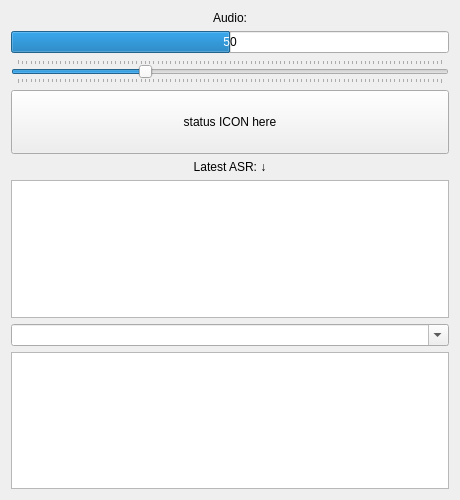
<?xml version="1.0" encoding="UTF-8"?>
<ui version="4.0">
 <class>clf_speech</class>
 <widget class="QWidget" name="clf_speech">
  <property name="geometry">
   <rect>
    <x>0</x>
    <y>0</y>
    <width>460</width>
    <height>500</height>
   </rect>
  </property>
  <property name="sizePolicy">
   <sizepolicy hsizetype="MinimumExpanding" vsizetype="Preferred">
    <horstretch>0</horstretch>
    <verstretch>0</verstretch>
   </sizepolicy>
  </property>
  <property name="windowTitle">
   <string>CLF Speech</string>
  </property>
  <layout class="QVBoxLayout" name="verticalLayout">
   <item>
    <widget class="QLabel" name="label_0">
     <property name="toolTip">
      <string>&lt;html&gt;&lt;head/&gt;&lt;body&gt;&lt;p&gt;&lt;span style=&quot; font-weight:600;&quot;&gt;controller manager&lt;/span&gt; namespace. It is assumed that the &lt;span style=&quot; font-weight:600;&quot;&gt;robot_description&lt;/span&gt; parameter also lives in the same namesapce.&lt;/p&gt;&lt;/body&gt;&lt;/html&gt;</string>
     </property>
     <property name="text">
      <string>Audio:</string>
     </property>
     <property name="alignment">
      <set>Qt::AlignCenter</set>
     </property>
    </widget>
   </item>
   <item>
    <widget class="QProgressBar" name="audio_bar">
     <property name="maximum">
      <number>100</number>
     </property>
     <property name="value">
      <number>50</number>
     </property>
     <property name="textVisible">
      <bool>true</bool>
     </property>
     <property name="format">
      <string>%p</string>
     </property>
    </widget>
   </item>
   <item>
    <widget class="QSlider" name="audio_slider">
     <property name="maximum">
      <number>100</number>
     </property>
     <property name="value">
      <number>30</number>
     </property>
     <property name="orientation">
      <enum>Qt::Horizontal</enum>
     </property>
     <property name="tickPosition">
      <enum>QSlider::TicksBothSides</enum>
     </property>
    </widget>
   </item>
   <item>
    <layout class="QHBoxLayout" name="horizontalLayout">
     <property name="bottomMargin">
      <number>0</number>
     </property>
     <item>
      <widget class="QToolButton" name="enabled_button">
       <property name="sizePolicy">
        <sizepolicy hsizetype="MinimumExpanding" vsizetype="MinimumExpanding">
         <horstretch>0</horstretch>
         <verstretch>0</verstretch>
        </sizepolicy>
       </property>
       <property name="minimumSize">
        <size>
         <width>0</width>
         <height>64</height>
        </size>
       </property>
       <property name="maximumSize">
        <size>
         <width>16777215</width>
         <height>64</height>
        </size>
       </property>
       <property name="text">
        <string>status ICON here</string>
       </property>
       <property name="iconSize">
        <size>
         <width>56</width>
         <height>56</height>
        </size>
       </property>
      </widget>
     </item>
    </layout>
   </item>
   <item>
    <widget class="QLabel" name="label_2">
     <property name="text">
      <string>Latest ASR: ↓</string>
     </property>
     <property name="alignment">
      <set>Qt::AlignCenter</set>
     </property>
    </widget>
   </item>
   <item>
    <widget class="ChatListView" name="chat">
     <property name="sizePolicy">
      <sizepolicy hsizetype="Expanding" vsizetype="Expanding">
       <horstretch>0</horstretch>
       <verstretch>1</verstretch>
      </sizepolicy>
     </property>
     <property name="editTriggers">
      <set>QAbstractItemView::NoEditTriggers</set>
     </property>
     <property name="alternatingRowColors">
      <bool>false</bool>
     </property>
     <property name="selectionMode">
      <enum>QAbstractItemView::NoSelection</enum>
     </property>
    </widget>
   </item>
   <item>
    <widget class="QComboBox" name="text_input">
     <property name="editable">
      <bool>true</bool>
     </property>
     <property name="placeholderText">
      <string>Send text to recognition...</string>
     </property>
    </widget>
   </item>
   <item>
    <widget class="QTableView" name="nlu_table">
     <property name="sizePolicy">
      <sizepolicy hsizetype="Expanding" vsizetype="Expanding">
       <horstretch>0</horstretch>
       <verstretch>1</verstretch>
      </sizepolicy>
     </property>
     <property name="editTriggers">
      <set>QAbstractItemView::NoEditTriggers</set>
     </property>
     <property name="dragDropOverwriteMode">
      <bool>false</bool>
     </property>
     <property name="alternatingRowColors">
      <bool>true</bool>
     </property>
     <property name="selectionMode">
      <enum>QAbstractItemView::NoSelection</enum>
     </property>
     <property name="showGrid">
      <bool>false</bool>
     </property>
     <property name="cornerButtonEnabled">
      <bool>false</bool>
     </property>
    </widget>
   </item>
  </layout>
 </widget>
 <customwidgets>
  <customwidget>
   <class>ChatListView</class>
   <extends>QListView</extends>
   <header>clf_speech_rqt.widgets</header>
  </customwidget>
 </customwidgets>
 <resources/>
 <connections/>
</ui>
